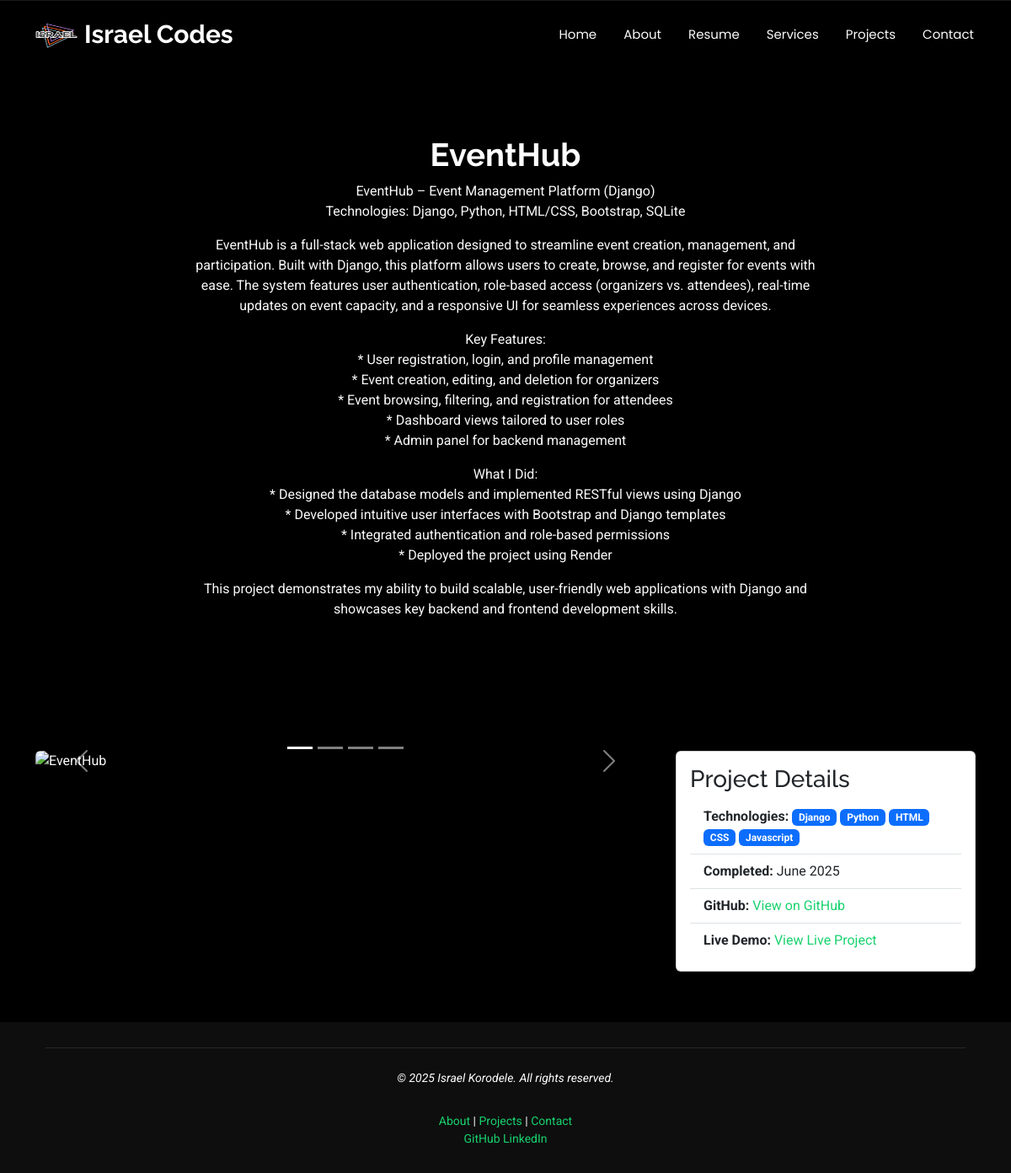
/projects/eventhub/, run on an earlier commit of the app's database.
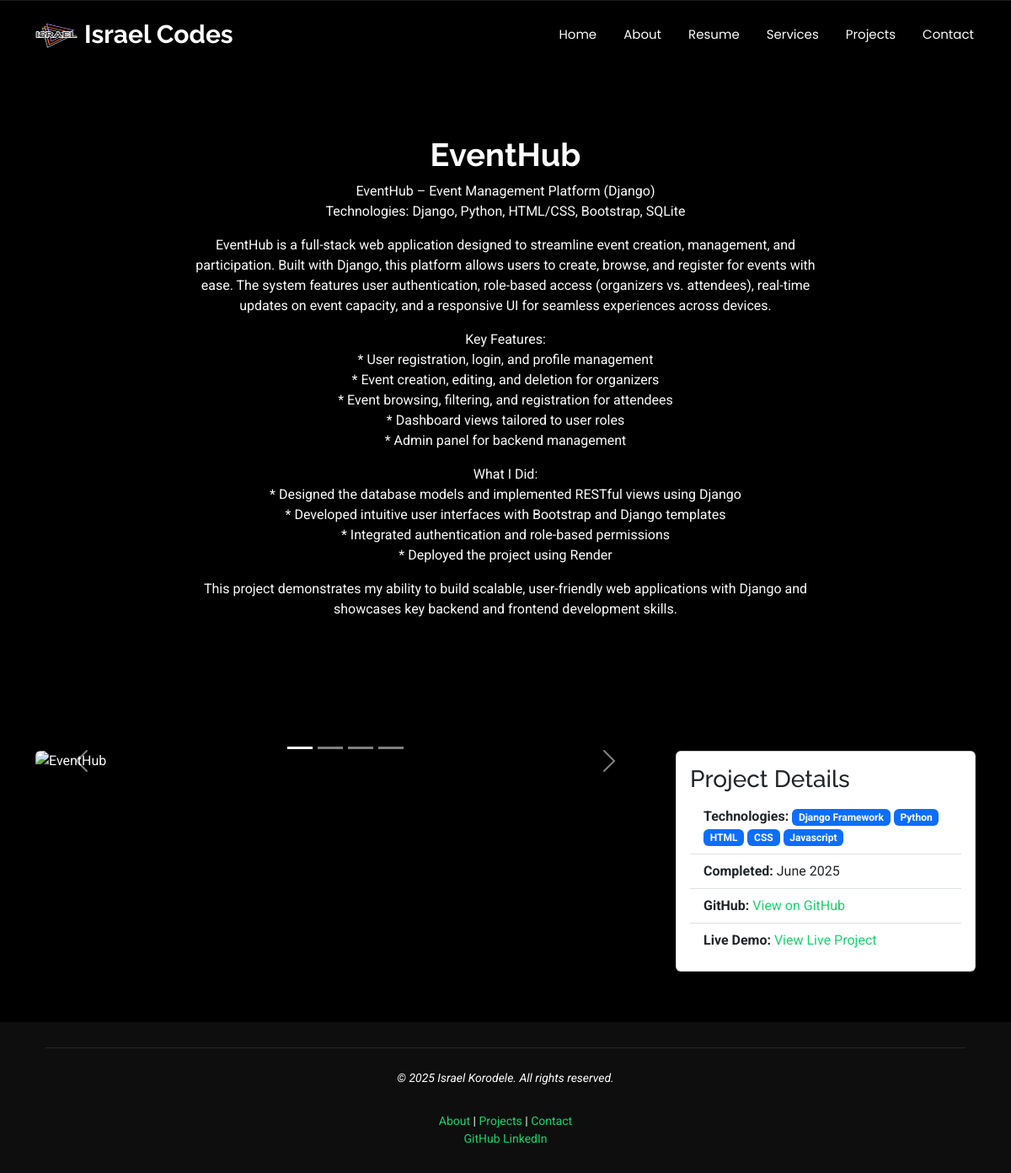
And on a later commit of the database.
### resume/models.py (models this page shows, shortened)
class Skill(models.Model):
    name = models.CharField(max_length=50)
    category = models.ForeignKey(SkillCategory, on_delete=models.SET_NULL, null=True, blank=True)
    proficiency = models.PositiveIntegerField(default=50, help_text="Scale of 1-100")
    order = models.PositiveIntegerField(default=0)
    icon = models.CharField(max_length=50, blank=True, help_text="Font Awesome icon class")
    class Meta:
        ordering = ['order']

### resume/views.py (the view)
# urls.py: path('projects/<slug:slug>/', views.project_detail, name='project_detail'),
def project_detail(request, slug):
    project = get_object_or_404(Project.objects.prefetch_related('technologies', 'images'), slug=slug)
    return render(request, 'project_detail.html', {'project': project})

### resume/templates/project_detail.html (shortened to what the changed rows need)
{% extends 'main.html' %}
{% load static %}
{% block content %}
<main class="main">
    <div class="page-title" data-aos="fade">
        <div class="heading">
            <div class="container">
                <div class="row d-flex justify-content-center text-center">
                    <div class="col-lg-8">
                        <h1>{{ project.title }}</h1>
                    </div>
                </div>
            </div>
        </div>
    </div>
    <section class="project-detail section">
        <div class="container">
                <div class="row">
                <div class="col-lg-4">
                    <div class="project-info card">
                        <div class="card-body">
                            <ul class="list-group list-group-flush">
                                {% if project.technologies.all %}
                                <li class="list-group-item">
                                    <strong>Technologies:</strong>
                                    {% for tech in project.technologies.all %}
                                    <span class="badge bg-primary">{{ tech.name }}</span>
                                    {% endfor %}
                                </li>
                                {% endif %}
                            </ul>
                        </div>
                    </div>
                </div>
            </div>
        </div>
    </section>
</main>
{% endblock %}

What changed in the data, as far as the page shows it:
changed Skill: name "Django" → "Django Framework"
